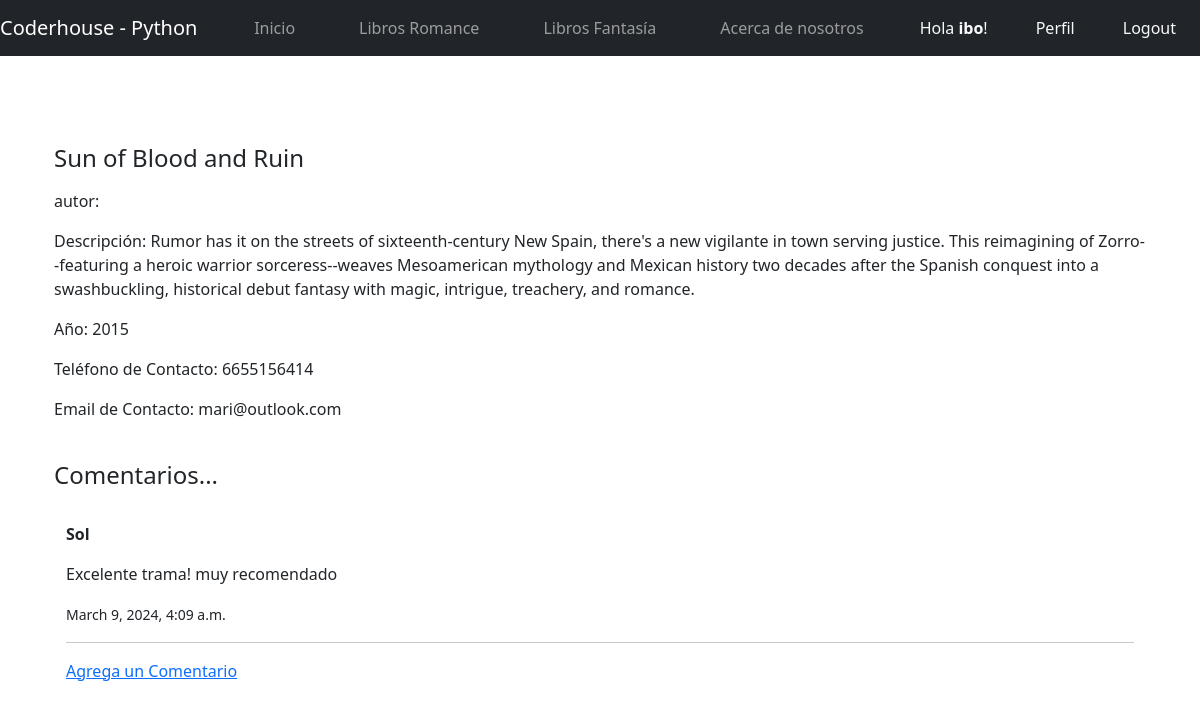
The page /fantasiaDetalle/9/ (signed in) on the database its author committed.
### mi_app/models.py (models this page shows, shortened)
class Libros(models.Model):
    librosSeleccion = (
    ('romance','Romance'),
    ('fantasia', 'Fantasia'),
    )
    usuario = models.ForeignKey(User, on_delete=models.CASCADE, null=True, blank=True)
    titulo = models.CharField(max_length=200)
    libros = models.CharField(max_length=15, choices=librosSeleccion, default='romance')
    autor = models.CharField(max_length=40)
    descripcion = models.TextField(null=True, blank=True)
    year = models.IntegerField()
    fechaPublicacion = models.DateTimeField(auto_now_add=True)
    telefonoContacto = models.IntegerField()
    emailContacto = models.EmailField()
    imagenLibros = models.ImageField(null=True, blank=True, upload_to="imagenes/")
    class Meta:
        ordering = ['usuario', '-fechaPublicacion']

class Comentario(models.Model):
    comentario = models.ForeignKey(Libros, related_name='comentarios', on_delete=models.CASCADE, null=True)
    nombre = models.CharField(max_length=40)
    mensaje = models.TextField(null=True, blank=True)
    fechaComentario = models.DateTimeField(auto_now_add=True)
    class Meta:
        ordering = ['-fechaComentario']

### mi_app/views.py (the view)
# urls.py: path('fantasiaDetalle/<int:pk>/', FantasiaDetalle.as_view(), name='fantasia'),
class FantasiaDetalle(LoginRequiredMixin, DetailView):
    model = Libros
    context_object_name = 'fantasia'
    template_name = 'fantasiaDetalle.html'

### mi_app/templates/fantasiaDetalle.html (shortened to what this page needs)
{% extends 'inicio.html' %}
{% block contenido %}
<br>
<br>
<div class="container">
<p><h4>{{fantasia.titulo}}</h4></p>
<p>autor: {{fantasia.marca}}</p>
<p>Descripción: {{fantasia.descripcion}}</p>
<p>Año: {{fantasia.year}}</p>
<p>Teléfono de Contacto: {{fantasia.telefonoContacto}}</p>
<p>Email de Contacto: {{fantasia.emailContacto}}</p>
</div>
<br>
<div class="container">
    <h4>Comentarios...</h4>
    <br>
    <div class="container">
    {% if not fantasia.comentarios.all %}
        No han comentado este libro
    {% else %}
        {% for comentario in fantasia.comentarios.all %}
        <p><strong>{{comentario.nombre}}</strong></p>
        <p>{{comentario.mensaje}}</p>
        <p><small>{{comentario.fechaComentario}}</small></p>
        <hr>
        {% endfor %}
    {% endif %}
    <a href="{% url 'comentario' fantasia.pk %}">Agrega un Comentario</a>
    </div>
</div>
{% endblock %}

### mi_app/templates/base.html (shortened to what this page needs)
<!DOCTYPE html>
<html lang="en">
<head>
    {% load static %}
    <link href="https://cdn.jsdelivr.net/npm/bootstrap@5.3.3/dist/css/bootstrap.min.css" rel="stylesheet">
    <link rel="stylesheet" href="https://cdn.jsdelivr.net/npm/bootstrap-icons@1.3.0/font/bootstrap-icons.css">
    <link rel="stylesheet" href="{% static 'styles.css' %}">
</head>
<body>
    <nav class="navbar navbar-expand-lg navbar-dark bg-dark">
        <a class="navbar-brand" href="{% url 'inicio' %}">Coderhouse - Python</a>
        <div class="collapse navbar-collapse" id="navbarNav">
            <ul class="navbar-nav ms-auto mb-2 mb-lg-0">
                <li class="nav-item px-4">
                    <a class="nav-link" href="{% url 'inicio' %}">Inicio</a>
                </li>
                <li class="nav-item px-4">
                    <a class="nav-link" href="{% url 'romances' %}">Libros Romance</a>
                </li>
                <li class="nav-item px-4">
                    <a class="nav-link" href="{% url 'fantasias' %}">Libros Fantasía</a>
                </li>
                <li class="nav-item px-4">
                    <a class="nav-link" href="{% url 'acerca_de_mi' %}">Acerca de nosotros</a>
                </li>
                {% if request.user.is_authenticated %}
                <li class="nav-item px-4 nav-link">
                    <span class="text-light"> Hola <strong>{{request.user.first_name}}</strong>!</span>
                </li>
                </div>
                <li class="nav-item px-4 nav-link">
                    <a class="nav-link" href="{% url 'editar_perfil' %}"><span class="text-light">Perfil</span></a>
                </li>
                <li class="nav-item px-4 nav-link">
                    <a class="nav-link text-light" href="/logout">Logout</a>
                </li>
                {% endif %}
    </nav>
    <div class="container mt-4">
        {% block contenido%}
        {% endblock %}
    </div>
</body>
</html>

### rows shown on the page
Libros: titulo "Sun of Blood and Ruin", descripcion "Rumor has it on the streets of sixteenth-century New Spain, there's a new vigilante in town serving justice. This reimagining of Zorro--featuring a heroic warrior sorceress--weaves Mesoamerican mythology and Mexican history two decades after the Spanish conquest into a swashbuckling, historical debut fantasy with magic, intrigue, treachery, and romance.", year "2015", telefonoContacto "6655156414", emailContacto "mari@outlook.com"
Comentario: nombre "Sol", mensaje "Excelente trama! muy recomendado", fechaComentario "March 9, 2024, 4:09 a.m."

### other values the page prints
{{ request.user.first_name }} "ibo"
